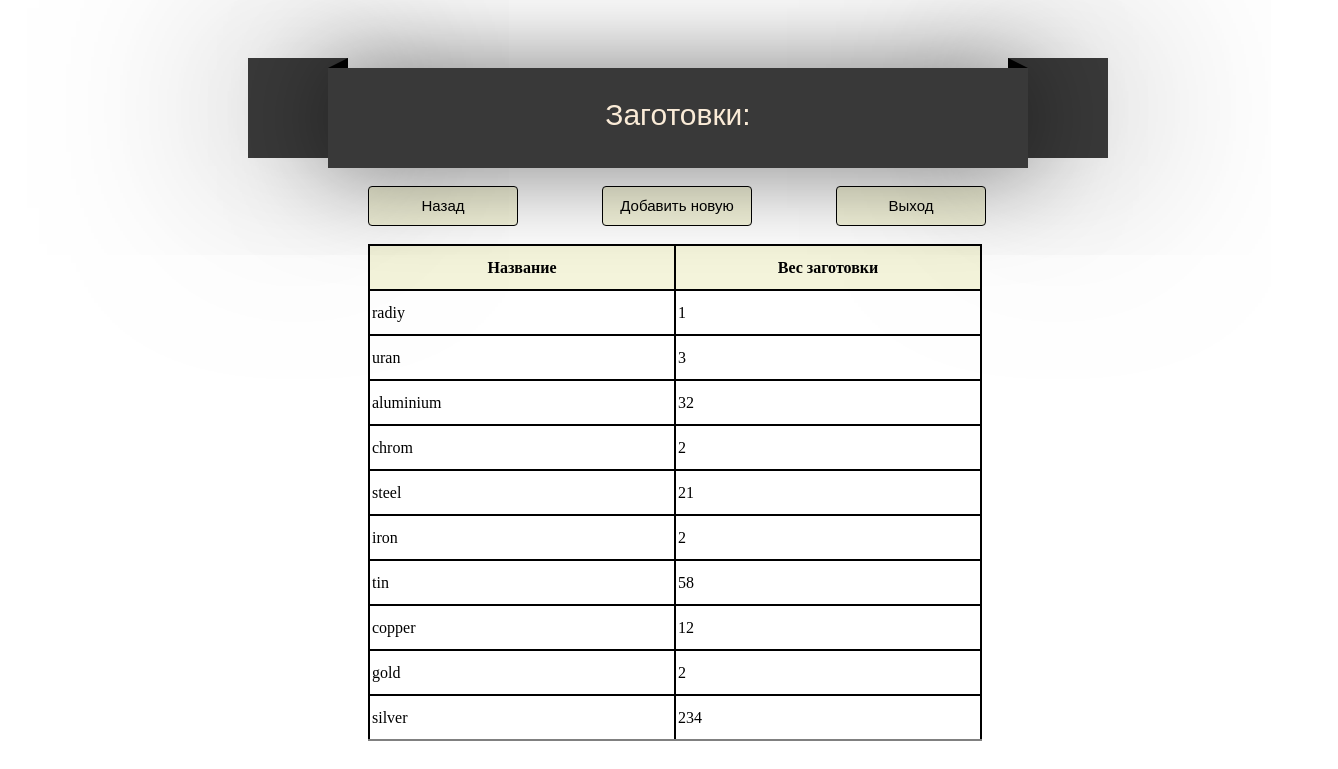
Page /PHP/billet.php (signed in) on the committed database.
### tables this page shows
CREATE TABLE IF NOT EXISTS `billet` (
  `id_billet` int(10) unsigned NOT NULL AUTO_INCREMENT,
  `weight` int(10) unsigned NOT NULL,
  `material` varchar(45) NOT NULL,
  PRIMARY KEY (`id_billet`)
);

### PHP/billet.php (the view, shortened to what this page needs)
<?php
if (mysql_connect('localhost', $_COOKIE["log"], $_COOKIE["pas"]) && $_COOKIE["log"] == 'manager' )
{
    if (mysql_select_db('details_make'))
    {
        $query = "SELECT weight, material
                  FROM billet
                  ORDER BY id_billet";
        $res = mysql_query($query);
        if (mysql_num_rows($res) > 0)
        {
        echo ' <head>
               <title>Вход</title>
               <meta http-equiv="Content-Type" content="text/html; charset=UTF-8">
               </head>  ';
        echo '<link rel="stylesheet" type="text/css" href="../report2.css" >';
        echo '<link rel="stylesheet" type="text/css" href="../manager.css" >';
        echo '<div class="style">
                <div class="ribbon">
                  <div class="ribbon-front">
                    <div class="front-text">
                        Заготовки:
                    </div>
                  </div>
                <div class="ribbon-edge-topleft"></div>
                <div class="ribbon-edge-topright"></div>
                <div class="ribbon-edge-bottomleft"></div>
                <div class="ribbon-edge-bottomright"></div>
                <div class="ribbon-back-left"></div>
                <div class="ribbon-back-right"></div>';
        echo '<br>';
        echo '  <input type=button value=Назад onclick=location.href="../PHP/manager.php" class=button_small>    ';
        echo '  <input type=button value="Добавить новую" '
        . 'onclick=location.href="../PHP/new_billet.php" class=button_small>    ';
        echo '  <input type=button value=Выход onclick=location.href="../PHP/exit.php" class=button_small>    ';
        echo '<br><br><div class=space>';
            echo '<table>';
            echo '<thead>';
            echo '<tr>';
            echo '<th class=super_big>Название</th>';
            echo '<th class=super_big>Вес заготовки</th>';
            echo '</tr>';
            echo '</thead>';
            echo '<tbody>';
            $tmp = mysql_num_rows($res);
            for ($i = 0; $i < $tmp; $i++)
            {
                $data = mysql_fetch_array($res);
                echo '<tr>';
                echo '<td>' . $data['material'] . '</td>';
                echo '<td>' . $data['weight'] . '</td>';
                echo '<tr>';
            }
            echo '</tbody>';
            echo '</table>';
        }
        else
        {
            unset($query);
            header("location: ../err/error_data.html");
            exit();
        }
    }
    else
    {
        header("location: ../err/error_dbase.html");
        exit();
    }
}
else
{
    header("location: ../err/error_base.html");
    exit();
}
?>

### report2.css (style rules this page uses)
table, th, td { border-style:solid; height:45px; border-width:2px; border-collapse:collapse; padding:2px; }
th { height:45px; background-color: beige; color:black; width: 60px; border-color:black; }
.style { position:relative; width: 500px; margin: 0 320px 0; top: 60px; }
.ribbon { position: relative; width:1000px; padding-right:auto; padding-left: auto; }
.front-text { text-align:center; padding-top:30px; font:30px Arial; color: antiquewhite; }
.ribbon-front { background-color: #393939; height: 100px; width: 700px; position: relative; top: 0px; box-shadow: 0px 0px 100px rgba(0,0,0,0.55); z-index: 2; }
.ribbon-edge-topleft { top: -10px; border-width:10px 20px 0 0; position: absolute; z-index:1; border-style:solid; height:0px; width:0px; border-color:transparent #000000; }
.ribbon-edge-topright { top: -10px; border-width: 10px 0 0 20px; position: absolute; z-index:1; border-style:solid; height:0px; width:0px; left: 680px; border-color:transparent transparent transparent #000000; }
.ribbon-back-left { position:absolute; top: -10px; left: -80px; width: 100px; height: 100px; background-color:#393939; z-index:0; box-shadow: 0px 0px 200px rgba(0,0,0,0.55); }
.ribbon-back-right { position:absolute; top: -10px; right: 220px; width: 100px; height: 100px; background-color:#393939; z-index:0; box-shadow: 0px 0px 200px rgba(0,0,0,0.55); }

### manager.css (style rules this page uses)
.button_small { font-size: 15px; padding: 4px 12px; line-height: 20px; border: 1px solid black; border-radius: 4px; color: black; background-color: beige; height: 40px; width: 150px; margin: 0px 40px; }
.super_big { width: 300px; }
.space { margin-left: 40px; }

### rows in the picture
billet: material "radiy", weight "1"
billet: material "uran", weight "3"
billet: material "aluminium", weight "32"
billet: material "chrom", weight "2"
billet: material "steel", weight "21"
billet: material "iron", weight "2"
billet: material "tin", weight "58"
billet: material "copper", weight "12"
billet: material "gold", weight "2"
billet: material "silver", weight "234"
